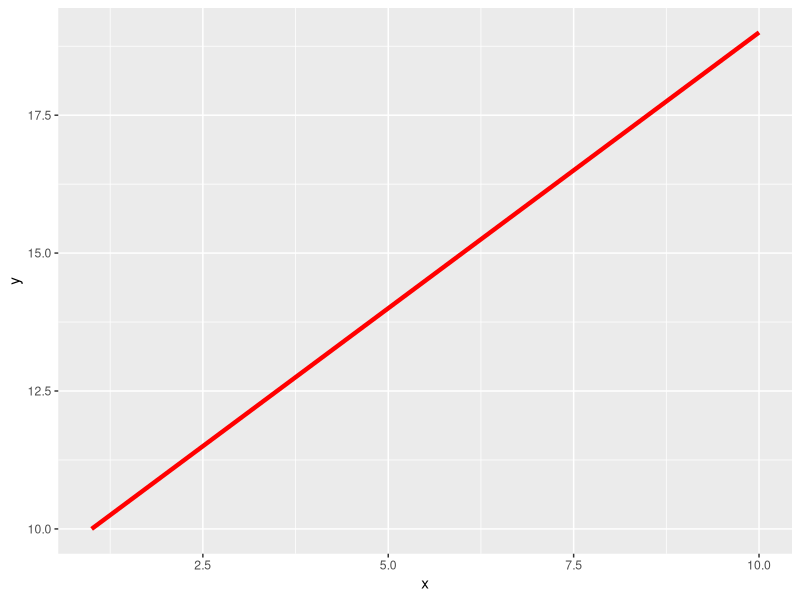
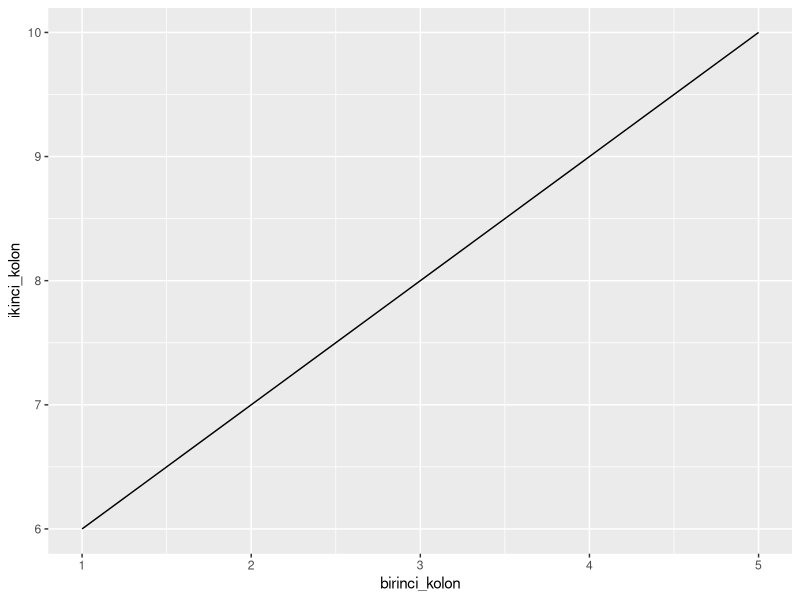
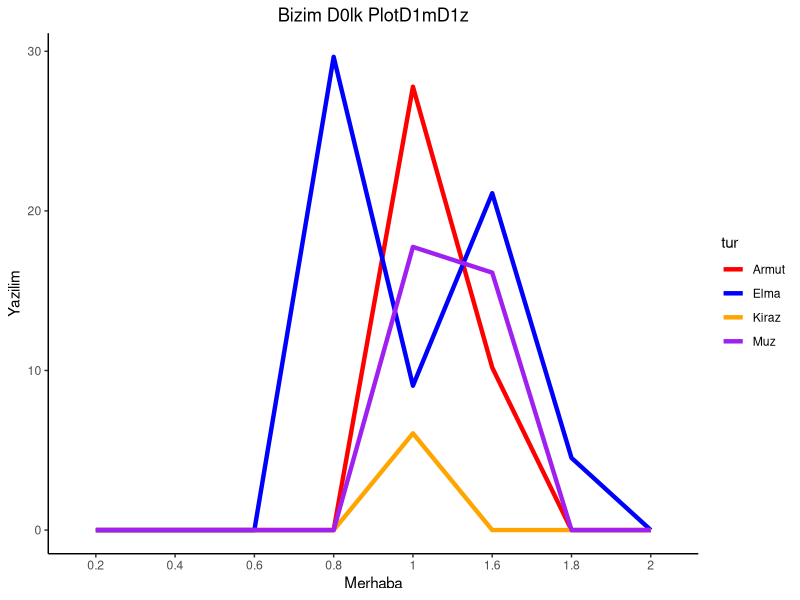

Reproduce these figures in R, in order.

 #------------------------ Merhaba Yazilim -------------------------------#

 #-----------------------  Hasan Can Demirci ------------------------------#



#data olusturma

x<- 1:10
  
y<- 10:19

#install.packages("ggplot2")

library(ggplot2)


#dataframe olusturma

data <- data.frame(x,y)

## ggplot yapisi

ggplot(data, aes(x=x , y=y)) +
  geom_line(size= 1.5, color = "red")
  

##yuklenen data icin ggplot yapisi

## data table import  

library(readxl)

#line1 <- read_xlsx("data_source.xlsx", sheet = 1)

line1 <- read_xlsx("data_source.xlsx", sheet = "line1")

colnames(line1)


ggplot(line1, aes(x= birinci_kolon , y=ikinci_kolon)) +
  geom_line()


#birden fazla cizgi grafigi tek plotta


#data import (line2)

library(dplyr)
library(tidyr)

line2 <- read_xlsx("data_source.xlsx", sheet = 2)


colnames(line2)


line2 <- line2 %>% 
  pivot_longer(
    cols = c("0.2", "0.4", "0.6" ,"0.8", "1" ,  "1.6", "1.8" ,"2" ),
    names_to = "kind",
    values_to= "values")

names(line2)[1] <- "tur"

ggplot(line2, aes(x= kind, y=values, group = tur, color = tur)) +
  geom_line(size=1.5) +
  scale_color_manual(values = c("Elma"= "blue", "Armut" = "red", "Kiraz"= "orange", "Muz"= "purple"))+
  labs(x= "Merhaba", y= "Yazilim") +
  ggtitle("Bizim D0lk PlotD1mD1z") +
  theme(
    panel.grid = element_blank(),
    panel.grid.major = element_blank() ,
    panel.grid.minor= element_blank(),
    axis.line = element_line(),
    panel.background = element_blank(),
    plot.title = element_text(hjust = 0.5)
    
  )


